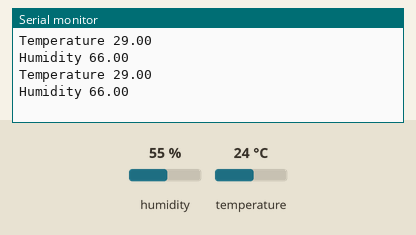
Bench run of a sketch on a simulated Arduino Uno, built with avr-gcc and run on an emulated ATmega328P. On the bench: the last lines printed to the serial monitor. The inputs (shaded band) are chosen by the test bench; at power-on: humidity 55 %, temperature 24 °C.

Above: at 4.8 s.
4.9 s: humidity set to 22 %
At 7.0 s:
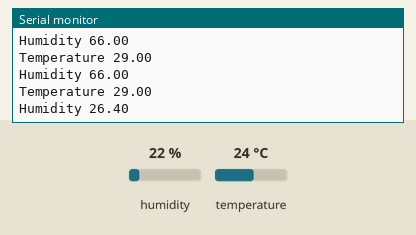
7.9 s: temperature set to 12 °C
At 9.4 s:
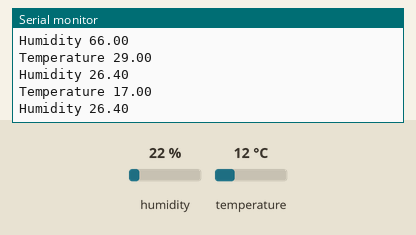
10.9 s: humidity set to 40 %
At 13.0 s:
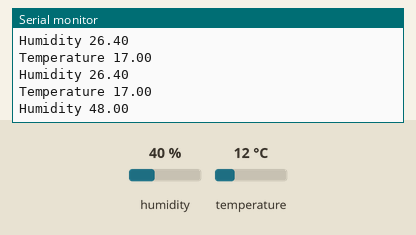
Timing chart, 0 to 14.5 s (numbered marks = the images above; inputs shaded):
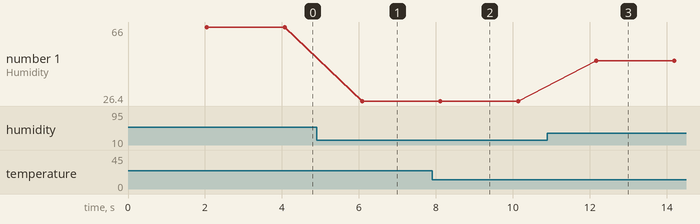

The sketch:

codigo_dht11.ino
```cpp
#include "DHT.h"
//libreria DHT.h
#define DHTPIN 2
#define DHTTYPE DHT11
//Definimos el PIN 2 y el tipo de sensor
DHT dht(DHTPIN, DHTTYPE);

void setup() {
  Serial.begin(9600);
  dht.begin();
}
// El void setup se usa para iniciar variablesla comunicación serial a una velocidad es de 9600 bits por segundo
void loop() {
  delay(2000);
  float h = dht.readHumidity();
  float t = dht.readTemperature();

  if (isnan(h) || isnan(t)) {
    Serial.println("Failed to read from DHT sensor!");
    return;
  }
// Se declara las varables flotamtes donde las variables son de temperatura y humedad, tambien vemos el mensaje si el sensor esta mal conectado
  float adjusted_h = h * 1.2; // Aumentar el valor de humedad en un 20%
  float adjusted_t = t + 5;   // Aumentar la temperatura en 5 grados

  // Enviar la temperatura y la humedad ajustadas a Pure Data
  Serial.print("Temperature ");
  Serial.println(adjusted_t);
  Serial.print("Humidity ");
  Serial.println(adjusted_h);
}
```

Measured:
- after the input at 4.9 s, the serial monitor: prints a new line after 1.2 s (image 1)
- after the input at 7.9 s, the serial monitor: prints a new line after 0.20 s (image 2)
- after the input at 10.9 s, the serial monitor: prints a new line after 1.3 s (image 3)
- plotted number 1: 66 → 26.4 after the input at 4.9 s, 26.4 → 48 after the input at 10.9 s
